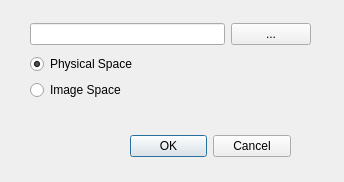
<?xml version="1.0" encoding="UTF-8"?>
<ui version="4.0">
 <class>SwcExportDialog</class>
 <widget class="QDialog" name="SwcExportDialog">
  <property name="geometry">
   <rect>
    <x>0</x>
    <y>0</y>
    <width>344</width>
    <height>182</height>
   </rect>
  </property>
  <property name="windowTitle">
   <string>SWC Export</string>
  </property>
  <widget class="QDialogButtonBox" name="buttonBox">
   <property name="geometry">
    <rect>
     <x>130</x>
     <y>130</y>
     <width>161</width>
     <height>32</height>
    </rect>
   </property>
   <property name="orientation">
    <enum>Qt::Horizontal</enum>
   </property>
   <property name="standardButtons">
    <set>QDialogButtonBox::Cancel|QDialogButtonBox::Ok</set>
   </property>
  </widget>
  <widget class="QWidget" name="">
   <property name="geometry">
    <rect>
     <x>30</x>
     <y>20</y>
     <width>281</width>
     <height>84</height>
    </rect>
   </property>
   <layout class="QVBoxLayout" name="verticalLayout_2">
    <item>
     <layout class="QHBoxLayout" name="horizontalLayout">
      <item>
       <widget class="QLineEdit" name="pathLineEdit"/>
      </item>
      <item>
       <widget class="QPushButton" name="pathPushButton">
        <property name="text">
         <string>...</string>
        </property>
       </widget>
      </item>
     </layout>
    </item>
    <item>
     <layout class="QVBoxLayout" name="verticalLayout">
      <item>
       <widget class="QRadioButton" name="physicalSpaceRadioButton">
        <property name="text">
         <string>Physical Space</string>
        </property>
        <property name="checked">
         <bool>true</bool>
        </property>
        <attribute name="buttonGroup">
         <string notr="true">buttonGroup</string>
        </attribute>
       </widget>
      </item>
      <item>
       <widget class="QRadioButton" name="imageSpaceRadioButton">
        <property name="text">
         <string>Image Space</string>
        </property>
        <attribute name="buttonGroup">
         <string notr="true">buttonGroup</string>
        </attribute>
       </widget>
      </item>
     </layout>
    </item>
   </layout>
  </widget>
 </widget>
 <resources/>
 <connections>
  <connection>
   <sender>buttonBox</sender>
   <signal>accepted()</signal>
   <receiver>SwcExportDialog</receiver>
   <slot>accept()</slot>
   <hints>
    <hint type="sourcelabel">
     <x>248</x>
     <y>254</y>
    </hint>
    <hint type="destinationlabel">
     <x>157</x>
     <y>274</y>
    </hint>
   </hints>
  </connection>
  <connection>
   <sender>buttonBox</sender>
   <signal>rejected()</signal>
   <receiver>SwcExportDialog</receiver>
   <slot>reject()</slot>
   <hints>
    <hint type="sourcelabel">
     <x>316</x>
     <y>260</y>
    </hint>
    <hint type="destinationlabel">
     <x>286</x>
     <y>274</y>
    </hint>
   </hints>
  </connection>
 </connections>
 <buttongroups>
  <buttongroup name="buttonGroup"/>
 </buttongroups>
</ui>
